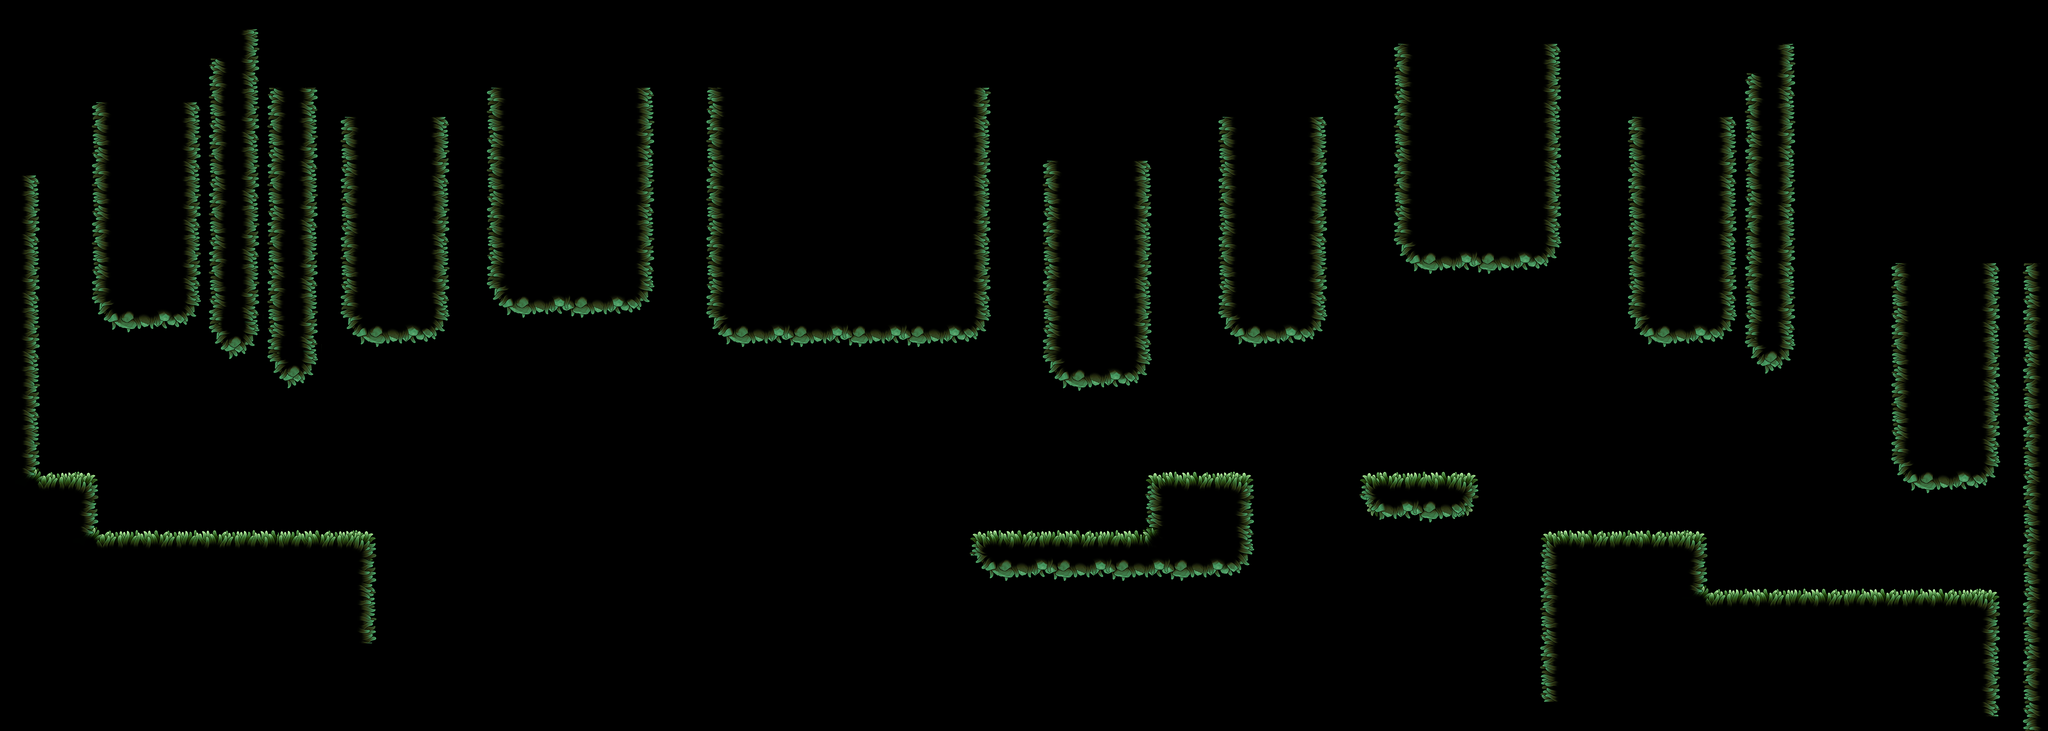

The image is a tile-based game level rendered from a .tmx file. Its description and source (layers, tilesets, objects; grid data summarised) follow:
An orthogonal 140x50 tile map with 32x32 px tiles, 2 tile layers (Ground, Platform), 4 tilesets and 87 objects.

<map version="1.5" tiledversion="1.7.1" orientation="orthogonal" renderorder="right-down" width="140" height="50" tilewidth="32" tileheight="32" infinite="0" nextlayerid="21" nextobjectid="635">
 <editorsettings>
  <export target="map-03.json" format="json" />
 </editorsettings>
 <tileset firstgid="1" name="tileset" tilewidth="32" tileheight="32" tilecount="784" columns="28">
  <image source="Mossy - TileSet.png" width="896" height="896" />
 </tileset>
 <tileset firstgid="785" name="scene_decoration" tilewidth="912" tileheight="1495" tilecount="44" columns="0">
  <grid orientation="orthogonal" width="1" height="1" />
  <tile id="0">
   <image source="../Branch_Leaf_1.png" />
  </tile>
  <tile id="1">
   <image source="../Branch_Leaf_2.png" />
  </tile>
  <tile id="2">
   <image source="../Branch_Leaf_3.png" />
  </tile>
  <tile id="3">
   <image source="../Fern_1.png" />
  </tile>
  <tile id="4">
   <image source="../Fern_2.png" />
  </tile>
  <tile id="5">
   <image source="../Grass_1.png" />
  </tile>
  <tile id="6">
   <image source="../Grass_2.png" />
  </tile>
  <tile id="7">
   <image source="../Grass_3.png" />
  </tile>
  <tile id="8">
   <image source="../Grass_4.png" />
  </tile>
  <tile id="9">
   <image source="../Grass_5.png" />
  </tile>
  <tile id="10">
   <image source="../Grass_6.png" />
  </tile>
  <tile id="11">
   <image source="../Grass_7.png" />
  </tile>
  <tile id="12">
   <image source="../Large_Hill_1.png" />
  </tile>
  <tile id="13">
   <image source="../Large_Hill_2.png" />
  </tile>
  <tile id="14">
   <image source="../Large_Hill_3.png" />
  </tile>
  <tile id="15">
   <image source="../Leaf_1.png" />
  </tile>
  <tile id="16">
   <image source="../Leaf_2.png" />
  </tile>
  <tile id="17">
   <image source="../Leaf_3.png" />
  </tile>
  <tile id="18">
   <image source="../Leaf_Half.png" />
  </tile>
  <tile id="19">
   <image source="../Leaf_Small.png" />
  </tile>
  <tile id="20">
   <image source="../Moss_1.png" />
  </tile>
  <tile id="21">
   <image source="../Moss_2.png" />
  </tile>
  <tile id="22">
   <image source="../Moss_3.png" />
  </tile>
  <tile id="23">
   <image source="../Moss_4.png" />
  </tile>
  <tile id="24">
   <image source="../Moss_5.png" />
  </tile>
  <tile id="25">
   <image source="../Moss_6.png" />
  </tile>
  <tile id="26">
   <image source="../Rock_1.png" />
  </tile>
  <tile id="27">
   <image source="../Rock_2.png" />
  </tile>
  <tile id="28">
   <image source="../Rock_3.png" />
  </tile>
  <tile id="29">
   <image source="../Small_Hill_1.png" />
  </tile>
  <tile id="30">
   <image source="../Small_Hill_2.png" />
  </tile>
  <tile id="31">
   <image source="../Small_Hill_3.png" />
  </tile>
  <tile id="32">
   <image source="../Small_Hill_4.png" />
  </tile>
  <tile id="33">
   <image source="../Thorn_1.png" />
  </tile>
  <tile id="34">
   <image source="../Thorn_2.png" />
  </tile>
  <tile id="35">
   <image source="../Thorn_3.png" />
  </tile>
  <tile id="36">
   <image source="../Thorn_4.png" />
  </tile>
  <tile id="37">
   <image source="../Thorn_5.png" />
  </tile>
  <tile id="38">
   <image source="../Thorn_6.png" />
  </tile>
  <tile id="39">
   <image source="../Branch_1.png" />
  </tile>
  <tile id="40">
   <image source="../Branch_2.png" />
  </tile>
  <tile id="41">
   <image source="../Branch_3.png" />
  </tile>
  <tile id="42">
   <image source="../Branch_4.png" />
  </tile>
  <tile id="43">
   <image width="912" height="1495" source="scene_decoration.png" />
  </tile>
 </tileset>
 <tileset firstgid="829" source="scene_decoration.tsx" />
 <tileset firstgid="872" source="scene_decoration1.tsx" />
 <objectgroup id="15" name="Hanging" visible="0">
  <object id="54" gid="804" x="31" y="216" width="74" height="204" />
  <object id="121" gid="788" x="66" y="296" width="116" height="344" />
  <object id="160" gid="789" x="830" y="144" width="116" height="344" />
  <object id="162" gid="788" x="866" y="174" width="116" height="344" />
 </objectgroup>
 <objectgroup id="17" name="Thorn">
  <object id="70" gid="822" x="814.125" y="1433.64" width="304" height="200" />
  <object id="71" gid="821" x="1024.12" y="1441.67" width="228" height="210" />
  <object id="73" gid="818" x="924.455" y="1409" width="368" height="154" />
  <object id="74" gid="822" x="707.455" y="1432" width="304" height="200" />
  <object id="84" gid="821" x="1151.45" y="1444" width="228" height="210" />
  <object id="272" gid="821" x="2148.16" y="1505.07" width="228" height="210" rotation="359.268" />
  <object id="589" gid="822" x="1379.76" y="1441.53" width="304" height="200" />
  <object id="590" gid="821" x="1589.76" y="1449.56" width="228" height="210" />
  <object id="591" gid="818" x="1490.09" y="1416.89" width="368" height="154" />
  <object id="592" gid="822" x="1273.09" y="1439.89" width="304" height="200" />
  <object id="593" gid="821" x="1717.09" y="1451.89" width="228" height="210" />
  <object id="594" gid="822" x="1834.3" y="1483.95" width="304" height="200" />
  <object id="595" gid="821" x="2044.3" y="1491.98" width="228" height="210" />
  <object id="596" gid="818" x="1944.63" y="1459.31" width="368" height="154" />
  <object id="597" gid="822" x="1927.63" y="1433.83" width="304" height="200" />
  <object id="598" gid="821" x="2171.63" y="1562.31" width="228" height="210" />
  <object id="614" gid="822" x="1799.52" y="1433.33" width="304" height="200" />
  <object id="618" gid="822" x="2207.61" y="1478.02" width="304" height="200" />
  <object id="619" gid="821" x="2417.61" y="1486.05" width="228" height="210" />
  <object id="620" gid="818" x="2317.94" y="1453.38" width="368" height="154" />
  <object id="621" gid="822" x="2100.94" y="1476.38" width="304" height="200" />
  <object id="622" gid="821" x="2544.94" y="1488.38" width="228" height="210" />
  <object id="623" gid="821" x="3541.65" y="1549.45" width="228" height="210" rotation="359.268" />
  <object id="624" gid="822" x="2773.25" y="1485.91" width="304" height="200" />
  <object id="625" gid="821" x="2983.25" y="1493.94" width="228" height="210" />
  <object id="626" gid="818" x="2883.58" y="1461.27" width="368" height="154" />
  <object id="627" gid="822" x="2666.58" y="1484.27" width="304" height="200" />
  <object id="628" gid="821" x="3110.58" y="1496.27" width="228" height="210" />
  <object id="629" gid="822" x="3227.79" y="1528.33" width="304" height="200" />
  <object id="630" gid="821" x="3437.79" y="1536.36" width="228" height="210" />
  <object id="631" gid="818" x="3338.12" y="1503.69" width="368" height="154" />
  <object id="632" gid="822" x="3321.12" y="1478.21" width="304" height="200" />
  <object id="633" gid="821" x="3565.12" y="1606.69" width="228" height="210" />
  <object id="634" gid="822" x="3193.01" y="1477.71" width="304" height="200" />
 </objectgroup>
 <objectgroup id="19" name="Branch" visible="0">
  <object id="430" gid="825" x="1649.23" y="1092.62" width="103" height="366" rotation="88.9203" />
 </objectgroup>
 <objectgroup id="16" name="Plant" visible="0">
  <object id="139" gid="805" x="6.33333" y="348.667" width="110" height="44" />
  <object id="150" gid="786" x="939.584" y="602.37" width="190" height="128" rotation="341.06" />
  <object id="171" gid="805" x="2025" y="478" width="110" height="44" />
  <object id="360" gid="805" x="1425" y="488" width="110" height="44" />
  <object id="390" gid="805" x="3886.33" y="362.667" width="110" height="44" />
  </objectgroup>
 <layer id="1" name="Ground" width="140" height="50">
  <data>[7000 cells, 2553 non-empty, 176 distinct tile ids]</data>
 </layer>
 <layer id="4" name="Platform" width="140" height="50">
  <data>[7000 cells, 40 non-empty, 40 distinct tile ids]</data>
 </layer>
 <objectgroup id="18" name="Rock">
  <!-- 42 objects omitted --></objectgroup>
 <objectgroup id="11" name="Hill">
  <!-- 39 objects omitted --></objectgroup>
</map>
<!-- 43 of 87 objects omitted -->